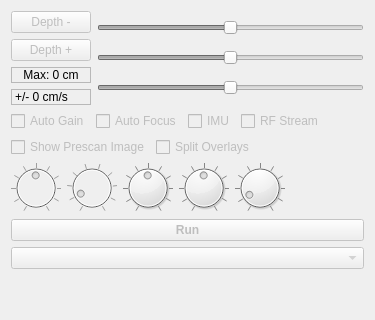
      <widget class="QWidget" name="_prms">
       <attribute name="title">
        <string>Controls</string>
       </attribute>
       <layout class="QVBoxLayout" name="verticalLayout_2">
        <item>
         <layout class="QHBoxLayout" name="horizontalLayout">
          <item>
           <layout class="QVBoxLayout" name="verticalLayout_3">
            <item>
             <widget class="QPushButton" name="decdepth">
              <property name="enabled">
               <bool>false</bool>
              </property>
              <property name="text">
               <string>Depth -</string>
              </property>
             </widget>
            </item>
            <item>
             <widget class="QPushButton" name="incdepth">
              <property name="enabled">
               <bool>false</bool>
              </property>
              <property name="text">
               <string>Depth +</string>
              </property>
             </widget>
            </item>
            <item>
             <widget class="QLabel" name="maxdepth">
              <property name="frameShape">
               <enum>QFrame::StyledPanel</enum>
              </property>
              <property name="text">
               <string>Max: 0 cm</string>
              </property>
              <property name="alignment">
               <set>Qt::AlignCenter</set>
              </property>
             </widget>
            </item>
            <item>
             <widget class="QLabel" name="velocity">
              <property name="enabled">
               <bool>true</bool>
              </property>
              <property name="frameShape">
               <enum>QFrame::StyledPanel</enum>
              </property>
              <property name="text">
               <string>+/- 0 cm/s</string>
              </property>
             </widget>
            </item>
           </layout>
          </item>
          <item>
           <layout class="QVBoxLayout" name="verticalLayout_4">
            <item>
             <widget class="QSlider" name="tgctop">
              <property name="enabled">
               <bool>false</bool>
              </property>
              <property name="maximumSize">
               <size>
                <width>16777215</width>
                <height>16777215</height>
               </size>
              </property>
              <property name="minimum">
               <number>-20</number>
              </property>
              <property name="maximum">
               <number>20</number>
              </property>
              <property name="pageStep">
               <number>5</number>
              </property>
              <property name="orientation">
               <enum>Qt::Horizontal</enum>
              </property>
             </widget>
            </item>
            <item>
             <widget class="QSlider" name="tgcmid">
              <property name="enabled">
               <bool>false</bool>
              </property>
              <property name="maximumSize">
               <size>
                <width>16777215</width>
                <height>16777215</height>
               </size>
              </property>
              <property name="minimum">
               <number>-20</number>
              </property>
              <property name="maximum">
               <number>20</number>
              </property>
              <property name="pageStep">
               <number>5</number>
              </property>
              <property name="orientation">
               <enum>Qt::Horizontal</enum>
              </property>
             </widget>
            </item>
            <item>
             <widget class="QSlider" name="tgcbottom">
              <property name="enabled">
               <bool>false</bool>
              </property>
              <property name="maximumSize">
               <size>
                <width>16777215</width>
                <height>16777215</height>
               </size>
              </property>
              <property name="minimum">
               <number>-20</number>
              </property>
              <property name="maximum">
               <number>20</number>
              </property>
              <property name="pageStep">
               <number>5</number>
              </property>
              <property name="orientation">
               <enum>Qt::Horizontal</enum>
              </property>
             </widget>
            </item>
           </layout>
          </item>
         </layout>
        </item>
        <item>
         <layout class="QHBoxLayout" name="horizontalLayout_2">
          <item>
           <widget class="QCheckBox" name="autogain">
            <property name="enabled">
             <bool>false</bool>
            </property>
            <property name="text">
             <string>Auto Gain</string>
            </property>
           </widget>
          </item>
          <item>
           <widget class="QCheckBox" name="autofocus">
            <property name="enabled">
             <bool>false</bool>
            </property>
            <property name="text">
             <string>Auto Focus</string>
            </property>
           </widget>
          </item>
          <item>
           <widget class="QCheckBox" name="imu">
            <property name="enabled">
             <bool>false</bool>
            </property>
            <property name="text">
             <string>IMU</string>
            </property>
           </widget>
          </item>
          <item>
           <widget class="QCheckBox" name="rfStream">
            <property name="enabled">
             <bool>false</bool>
            </property>
            <property name="text">
             <string>RF Stream</string>
            </property>
           </widget>
          </item>
          <item>
           <spacer name="horizontalSpacer_3">
            <property name="orientation">
             <enum>Qt::Horizontal</enum>
            </property>
            <property name="sizeHint" stdset="0">
             <size>
              <width>40</width>
              <height>20</height>
             </size>
            </property>
           </spacer>
          </item>
         </layout>
        </item>
        <item>
         <layout class="QHBoxLayout" name="horizontalLayout_9">
          <item>
           <widget class="QCheckBox" name="prescan">
            <property name="enabled">
             <bool>false</bool>
            </property>
            <property name="text">
             <string>Show Prescan Image</string>
            </property>
           </widget>
          </item>
          <item>
           <widget class="QCheckBox" name="split">
            <property name="enabled">
             <bool>false</bool>
            </property>
            <property name="text">
             <string>Split Overlays</string>
            </property>
           </widget>
          </item>
          <item>
           <spacer name="horizontalSpacer_4">
            <property name="orientation">
             <enum>Qt::Horizontal</enum>
            </property>
            <property name="sizeHint" stdset="0">
             <size>
              <width>40</width>
              <height>20</height>
             </size>
            </property>
           </spacer>
          </item>
         </layout>
        </item>
        <item>
         <layout class="QHBoxLayout" name="horizontalLayout_7">
          <item>
           <widget class="QDial" name="gain">
            <property name="enabled">
             <bool>false</bool>
            </property>
            <property name="maximumSize">
             <size>
              <width>50</width>
              <height>50</height>
             </size>
            </property>
            <property name="toolTip">
             <string>Gain</string>
            </property>
            <property name="minimum">
             <number>1</number>
            </property>
            <property name="maximum">
             <number>100</number>
            </property>
            <property name="value">
             <number>50</number>
            </property>
            <property name="notchTarget">
             <double>10.000000000000000</double>
            </property>
            <property name="notchesVisible">
             <bool>true</bool>
            </property>
           </widget>
          </item>
          <item>
           <widget class="QDial" name="focus">
            <property name="enabled">
             <bool>false</bool>
            </property>
            <property name="maximumSize">
             <size>
              <width>50</width>
              <height>50</height>
             </size>
            </property>
            <property name="toolTip">
             <string>Focus</string>
            </property>
            <property name="minimum">
             <number>1</number>
            </property>
            <property name="maximum">
             <number>10</number>
            </property>
            <property name="pageStep">
             <number>1</number>
            </property>
            <property name="value">
             <number>2</number>
            </property>
            <property name="notchTarget">
             <double>1.000000000000000</double>
            </property>
            <property name="notchesVisible">
             <bool>true</bool>
            </property>
           </widget>
          </item>
          <item>
           <widget class="QDial" name="cfigain">
            <property name="maximumSize">
             <size>
              <width>50</width>
              <height>50</height>
             </size>
            </property>
            <property name="toolTip">
             <string>Color Gain</string>
            </property>
            <property name="minimum">
             <number>1</number>
            </property>
            <property name="maximum">
             <number>100</number>
            </property>
            <property name="value">
             <number>50</number>
            </property>
            <property name="notchTarget">
             <double>10.000000000000000</double>
            </property>
            <property name="notchesVisible">
             <bool>true</bool>
            </property>
           </widget>
          </item>
          <item>
           <widget class="QDial" name="opacity">
            <property name="minimumSize">
             <size>
              <width>0</width>
              <height>0</height>
             </size>
            </property>
            <property name="maximumSize">
             <size>
              <width>50</width>
              <height>50</height>
             </size>
            </property>
            <property name="toolTip">
             <string>Strain Opacity</string>
            </property>
            <property name="minimum">
             <number>1</number>
            </property>
            <property name="maximum">
             <number>100</number>
            </property>
            <property name="value">
             <number>50</number>
            </property>
            <property name="notchTarget">
             <double>10.000000000000000</double>
            </property>
            <property name="notchesVisible">
             <bool>true</bool>
            </property>
           </widget>
          </item>
          <item>
           <widget class="QDial" name="rfzoom">
            <property name="maximumSize">
             <size>
              <width>50</width>
              <height>50</height>
             </size>
            </property>
            <property name="toolTip">
             <string>RF Signal Zoom</string>
            </property>
            <property name="minimum">
             <number>1</number>
            </property>
            <property name="maximum">
             <number>100</number>
            </property>
            <property name="value">
             <number>10</number>
            </property>
            <property name="wrapping">
             <bool>false</bool>
            </property>
            <property name="notchTarget">
             <double>10.000000000000000</double>
            </property>
            <property name="notchesVisible">
             <bool>true</bool>
            </property>
           </widget>
          </item>
          <item>
           <spacer name="horizontalSpacer_2">
            <property name="orientation">
             <enum>Qt::Horizontal</enum>
            </property>
            <property name="sizeHint" stdset="0">
             <size>
              <width>40</width>
              <height>20</height>
             </size>
            </property>
           </spacer>
          </item>
         </layout>
        </item>
        <item>
         <widget class="QPushButton" name="imaging">
          <property name="enabled">
           <bool>false</bool>
          </property>
          <property name="font">
           <font>
            <bold>true</bold>
            <underline>false</underline>
           </font>
          </property>
          <property name="text">
           <string>Run</string>
          </property>
          <property name="flat">
           <bool>false</bool>
          </property>
         </widget>
        </item>
        <item>
         <widget class="QComboBox" name="modes">
          <property name="enabled">
           <bool>false</bool>
          </property>
         </widget>
        </item>
        <item>
         <spacer name="_prmsspacer">
          <property name="orientation">
           <enum>Qt::Vertical</enum>
          </property>
          <property name="sizeHint" stdset="0">
           <size>
            <width>20</width>
            <height>40</height>
           </size>
          </property>
         </spacer>
        </item>
       </layout>
      </widget>
